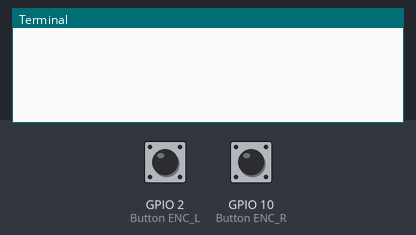
Bench run of a program on a simulated Raspberry Pi (BCM pin numbers). Parts: the last lines printed to the terminal. The inputs (shaded band) are chosen by the test bench; at power-on: GPIO 2 (Button ENC_L) HIGH, GPIO 10 (Button ENC_R) HIGH.

Above: at 1.2 s.
1.3 s: GPIO 2 (Button ENC_L) pulled LOW for 0.15 s
At 2.0 s:
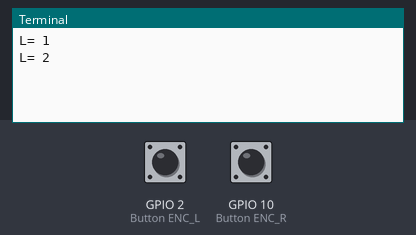
2.9 s: GPIO 10 (Button ENC_R) pulled LOW for 0.15 s
At 4.2 s:
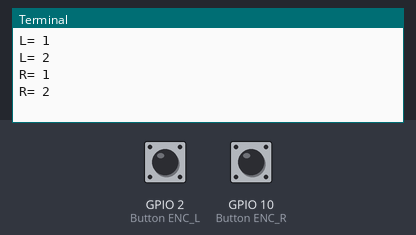
4.5 s: GPIO 2 (Button ENC_L) pulled LOW for 1 s
At 6.7 s:
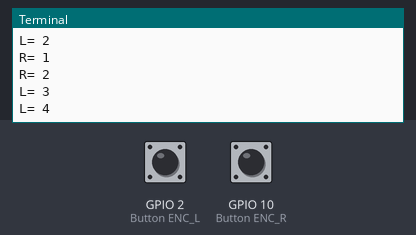
7.0 s: GPIO 10 (Button ENC_R) pulled LOW for 1 s
At 8.7 s:
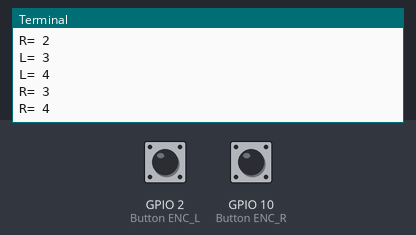

The program:

encoder.py
```python
from gpiozero import Button

def enc_callback_R(): #右側割り込み関数
    global count_R #グローバル変数count_Rを使う
    count_R += 1 #カウントアップ
    print('R= ' + str(count_R)) #画面出力

def enc_callback_L(): #左側割り込み関数
    global count_L #グローバル変数count_Lを使う
    count_L += 1 #カウントアップ
    print('L= ' + str(count_L)) #画面出力

# encoder settings
ENC_R = Button(10, pull_up=True) #GPIO10をENC_Rと命名
ENC_L = Button(2, pull_up=True) #GPIO2をENC_Lと命名
count_R = 0 #エッジカウント用
count_L = 0 #エッジカウント用
#ENC_Rの立ち上がり、立ち下がり両エッジ検出、コールバック関数指定
ENC_R.when_pressed = enc_callback_R
ENC_R.when_released = enc_callback_R
#ENC_Lの立ち上がり、立ち下がり両エッジ検出、コールバック関数指定
ENC_L.when_pressed = enc_callback_L
ENC_L.when_released = enc_callback_L

try:
    while True:
        pass
except KeyboardInterrupt:
    print("stop")
```

Measured:
- after the input at 1.3 s, the terminal: prints a new line at once (image 1)
- after the input at 2.9 s, the terminal: prints a new line at once (image 2)
- after the input at 4.5 s, the terminal: prints a new line at once (image 3)
- after the input at 7.0 s, the terminal: prints a new line at once (image 4)
